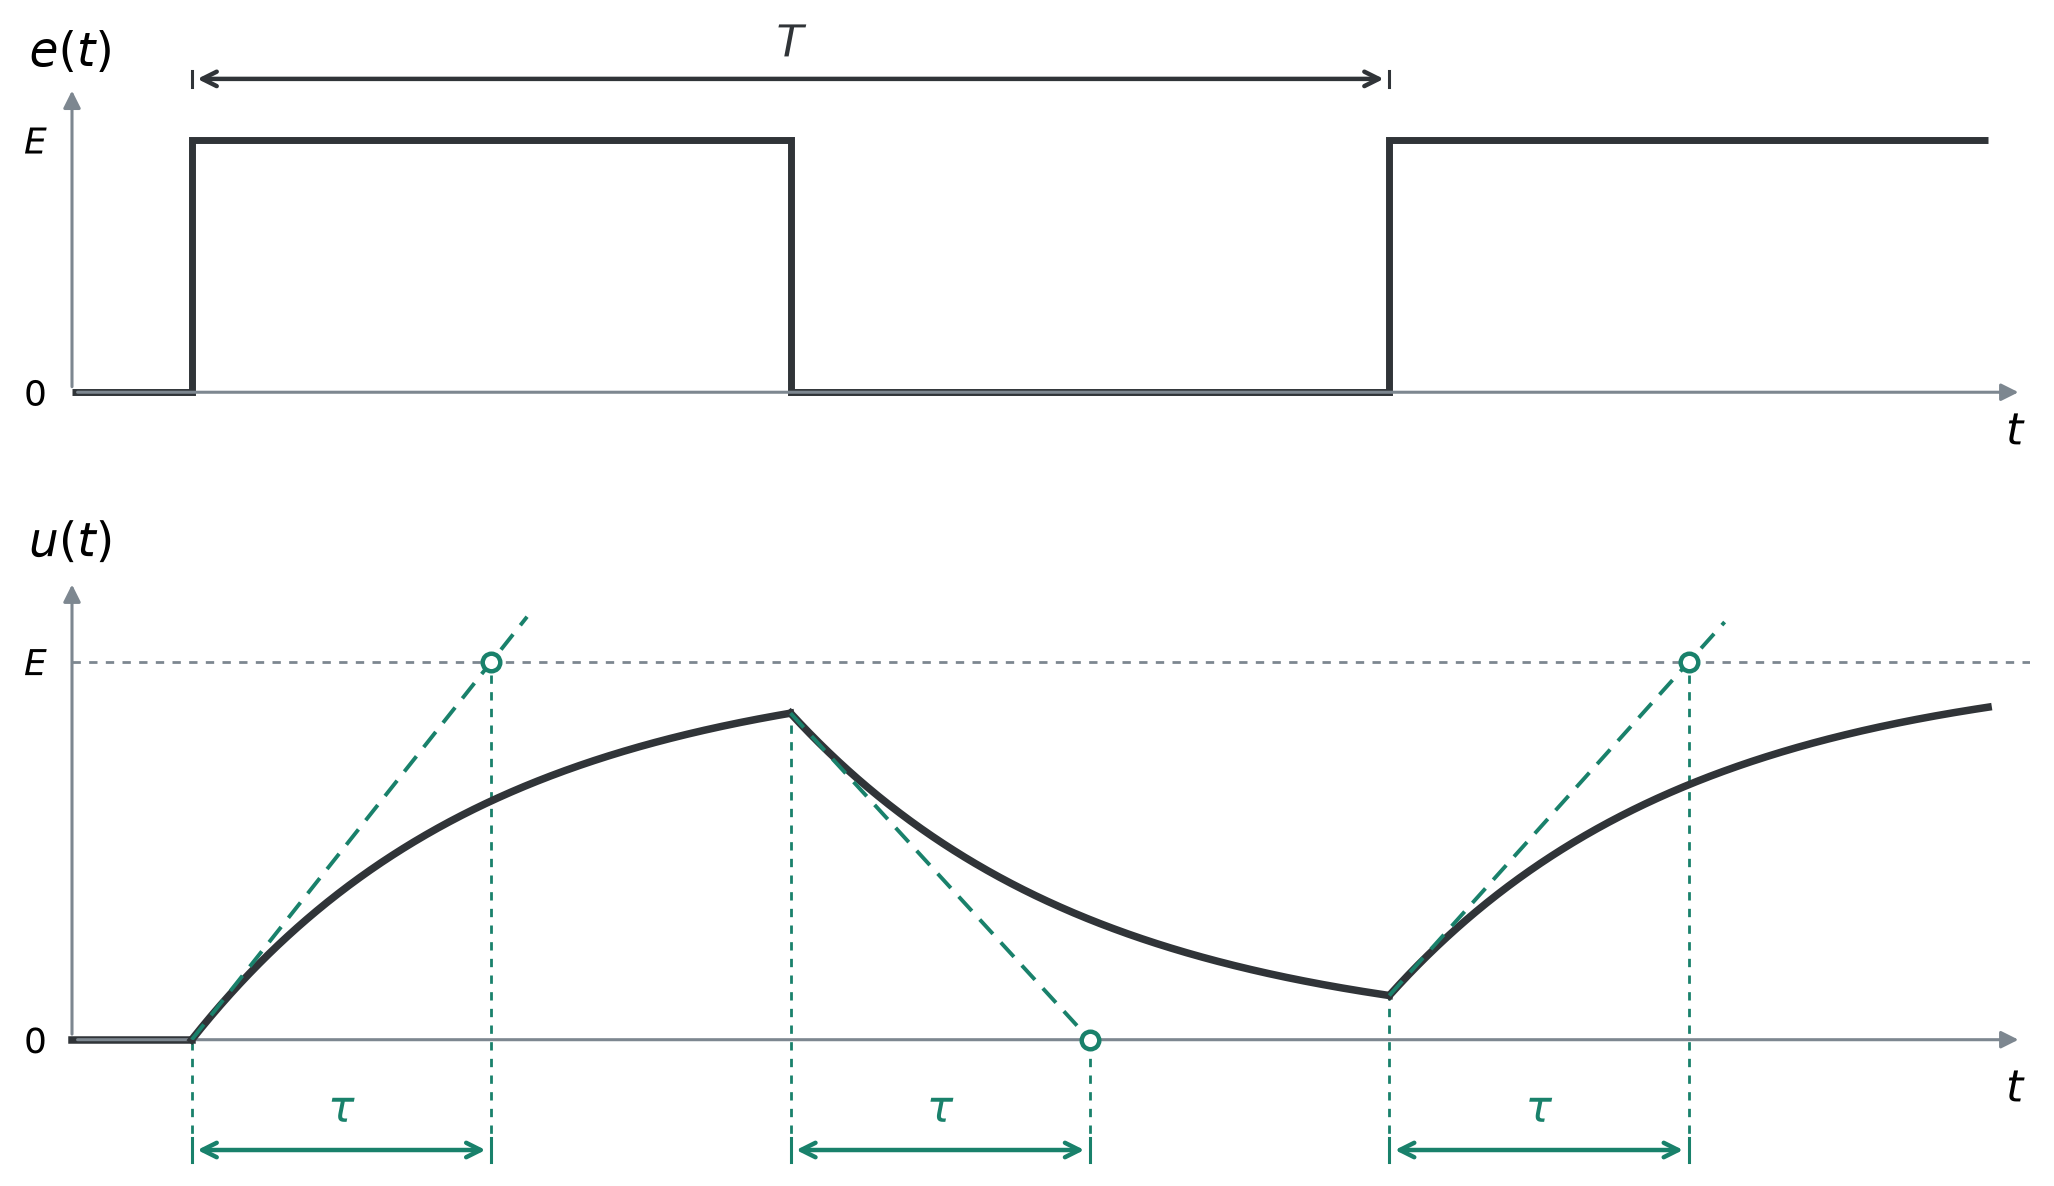

Write the Python code that produced this figure.
"""Générateur en créneaux et réponse RC : période T = 4 tau.

Exécution : python RCmes_charge_cond_T4tau.py (NumPy et Matplotlib requis).
Les figures SVG et PNG sont enregistrées à côté de ce script.
"""
from pathlib import Path
import os

os.environ.setdefault('MPLCONFIGDIR', '/tmp/matplotlib-rcmes')
import numpy as np
import matplotlib
matplotlib.use('Agg')
import matplotlib.pyplot as plt

# Paramètres modifiables ; le condensateur est initialement déchargé.
E = 1.0
tau = 1.0
T = 4.0 * tau                 # Période complète ; chaque palier dure T/2.
half_period = T / 2
end = 1.5 * T                 # Trois phases complètes de 2 tau chacune.
out = Path(__file__).resolve().parent

plt.rcParams.update({'font.family': 'DejaVu Sans', 'font.size': 13})
fig, (ax_e, ax_u) = plt.subplots(2, 1, figsize=(11, 6.2),
                                gridspec_kw={'height_ratios': [1, 1.5]})
fig.subplots_adjust(left=.075, right=.965, top=.93, bottom=.15, hspace=.42)
signal_color, tangent_color, axis_color = '#303438', '#19816b', '#7d8790'


def dimension(ax, a, b, height, label, color):
    """Flèche de durée : abscisses en temps, hauteur relative au graphique."""
    trans = ax.get_xaxis_transform()
    ax.annotate('', xy=(a, height), xytext=(b, height), xycoords=trans,
                arrowprops=dict(arrowstyle='<->', color=color, lw=1.6),
                annotation_clip=False)
    for x in (a, b):
        ax.plot([x, x], [height-.025, height+.025], transform=trans,
                color=color, lw=1.1, clip_on=False)
    ax.text((a+b)/2, height+.035, label, transform=trans,
            ha='center', va='bottom', color=color, fontsize=16)


for ax, label in ((ax_e, r'$e(t)$'), (ax_u, r'$u(t)$')):
    ax.set_xlim(-.1*T, end+.035*T)
    ax.set_ylim(0, 1.27*E)
    ax.set_xticks([])
    ax.set_yticks([0, E], ['0', r'$E$'])
    ax.tick_params(axis='y', length=0, pad=9)
    ax.spines[:].set_visible(False)
    ax.annotate('', xy=(end+.03*T, 0), xytext=(-.1*T, 0),
                arrowprops=dict(arrowstyle='-|>', color=axis_color, lw=1.1),
                annotation_clip=False)
    ax.annotate('', xy=(-.1*T, 1.22*E), xytext=(-.1*T, 0),
                arrowprops=dict(arrowstyle='-|>', color=axis_color, lw=1.1),
                annotation_clip=False)
    ax.text(-.1*T, 1.25*E, label, ha='center', va='bottom', fontsize=17)
    ax.text(end+.03*T, -.06, r'$t$', transform=ax.get_xaxis_transform(),
            ha='right', va='top', fontsize=16)

# Créneaux : les fronts montants sont espacés de T, et non de T/2.
ax_e.plot([-.1*T, 0, 0, half_period, half_period, T, T, end],
          [0, 0, E, E, 0, 0, E, E], color=signal_color, lw=2.5,
          solid_joinstyle='miter', solid_capstyle='butt', clip_on=False)
dimension(ax_e, 0, T, .98, r'$T$', signal_color)

# Solution exacte par morceaux de tau du/dt + u = e(t).
# La tension reste continue aux commutations, sans forcer u à atteindre E ou 0.
ax_u.plot([-.1*T, 0], [0, 0], color=signal_color, lw=2.7, clip_on=False)
u_start = 0.0
phases = []
for n, start in enumerate(np.arange(0, end, half_period)):
    stop = min(start + half_period, end)
    target = E if n % 2 == 0 else 0.0
    phases.append((start, u_start, target))
    t = np.linspace(start, stop, 500)
    u = target + (u_start - target) * np.exp(-(t-start)/tau)
    ax_u.plot(t, u, color=signal_color, lw=2.7, zorder=4, clip_on=False)
    u_start = u[-1]

# Asymptote u = E sur toute la largeur du tracé.
ax_u.axhline(E, color=axis_color, lw=1, ls=(0, (3, 3)), zorder=1)

# À chaque commutation, la tangente rejoint le niveau cible après tau,
# même si le condensateur n'a pas tout à fait atteint le palier précédent.
row = -.23
for start, initial, target in phases:
    duration = 1.12*tau if target == E else tau
    tangent_end = initial + (target-initial)*duration/tau
    ax_u.plot([start, start+duration], [initial, tangent_end],
              color=tangent_color, lw=1.4, ls=(0, (5, 3)), zorder=5)
    ax_u.scatter([start+tau], [target], s=40, facecolors='white',
                 edgecolors=tangent_color, linewidths=1.6,
                 zorder=6, clip_on=False)
    for x, y in ((start, initial), (start+tau, target)):
        ax_u.plot([x, x], [row, y/(1.27*E)],
                  transform=ax_u.get_xaxis_transform(), color=tangent_color,
                  lw=1, ls=(0, (3, 3)), clip_on=False)
    dimension(ax_u, start, start+tau, row, r'$\tau$', tangent_color)

for ext in ('svg', 'png'):
    fig.savefig(out / f'{Path(__file__).stem}.{ext}', dpi=200,
                bbox_inches='tight', pad_inches=.12, facecolor='white')
plt.close(fig)
